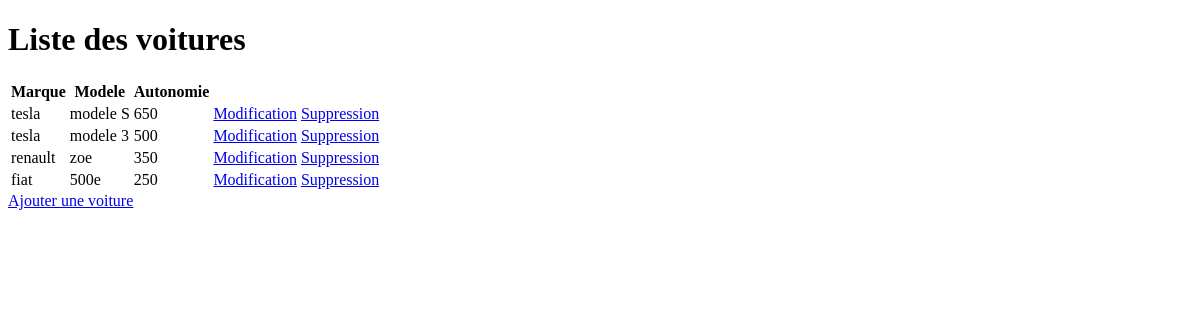
The page /voitures on the database as committed earlier.
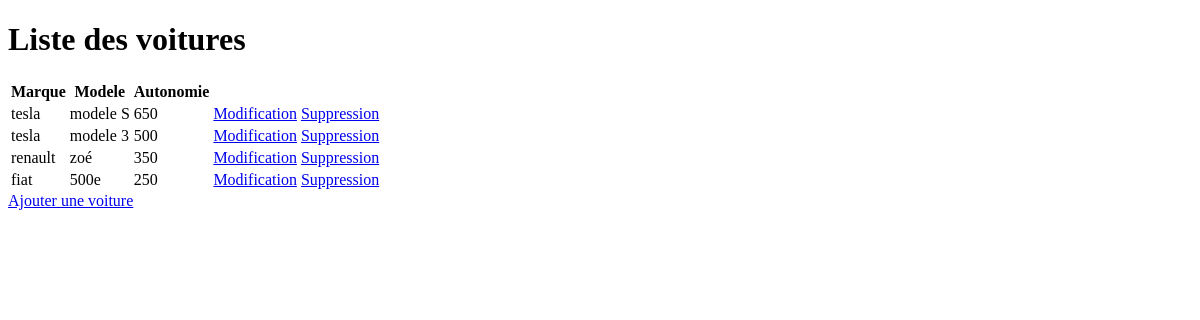
The same page on the database as committed later.
### tables this page shows
CREATE TABLE voitures(
id INTEGER PRIMARY KEY AUTOINCREMENT,
marque TEXT NOT NULL,
modele TEXT NOT NULL,
autonomie INTEGER NOT NULL);

### app.py (the view)
@app.route('/voitures')
def voitures():
    voitures_list=query_db("SELECT * FROM voitures")
    return render_template("voitures.html",voitures_list=voitures_list)

### app.py (called while the page is built)
def get_db():
    db = getattr(g, '_database', None)
    if db is None:
        db = g._database = sqlite3.connect(DATABASE)
        db.row_factory = sqlite3.Row
    return db

def query_db(query, args=(), one=False):
    cur = get_db().execute(query, args)
    rv = cur.fetchall()
    cur.close()
    return (rv[0] if rv else None) if one else rv

@app.teardown_appcontext
def close_connection(exception):
    db = getattr(g, '_database', None)
    if db is not None:
        db.close()

### templates/voitures.html
{% extends "base.html" %}
{% block titre %}Liste des voitures{% endblock %}
{% block contenu %}
<table>
    <tr>
        <th>Marque</th>
        <th>Modele</th>
        <th>Autonomie</th>
    </tr>
    {% for voitures in voitures_list %}
    <tr>
        <td>{{voitures.marque}}</td>
        <td>{{voitures.modele}}</td>
        <td>{{voitures.autonomie}}</td>
        <td>
            <a href="./update/{{voitures.id}}">Modification</a>
            <a href="./delete/{{voitures.id}}">Suppression</a>
        </td>
    </tr>
    {% endfor %}
</table>
<a href="./create">Ajouter une voiture</a>
{% endblock %}

### templates/base.html (shortened to what this page needs)
<!DOCTYPE html>
<html>
    <head>
    </head>
    <body>
        <h1>{% block titre %}Mon titre{% endblock %}</h1>
        {% block contenu %}Mon contenu{% endblock %}
    </body>
</html>

Rows that differ between the two databases and show on the page:
changed voitures "renault": modele "zoe" → "zoé"
